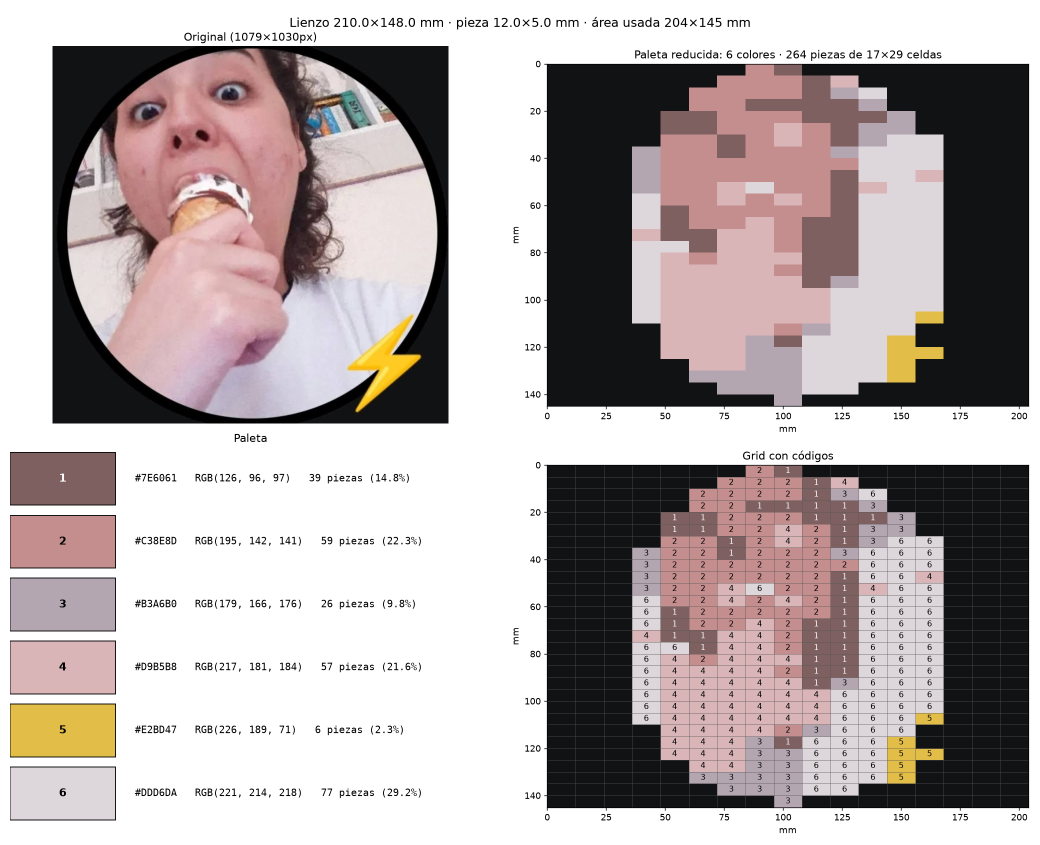
#> input picture pasta_output/helado_c210x148mm_p12x5_n6_contain_crop0-80-1079-1110_bg-auto_edges/preview.png, 2080 x 1690 px (shown at 1/2 size)
$ python pasta_mosaic.py ../pasta_output/helado_c210x148mm_p12x5_n6_contain_crop0-80-1079-1110_bg-auto_edges/preview.png --pasta-width 1.0 --pasta-height 1.0 --canvas-width 1.0 --canvas-height 1.0
#> lines starting #> are read from the running program, lines starting #| are printed output that depends on the picture
#!/usr/bin/env python3
"""
pasta_mosaic.py — Convierte una imagen en un mosaico de piezas de pasta.

1. Ajusta la imagen a la proporción del lienzo según --fit: recorta (crop),
   deforma (stretch) o reduce sin recortar rellenando con fondo (contain).
   Con --background las zonas de ese color (y el relleno) no llevan pasta:
   quedan como código 0 y se excluyen de K-Means.
2. Calcula cuántas piezas caben: columnas = canvas_width // pasta_width,
   filas = canvas_height // pasta_height.
3. Promedia el color de cada celda (una celda = una pieza de pasta).
4. Reduce la paleta con K-Means (en espacio CIELAB por defecto, más fiel a la
   percepción humana) y asigna un código 1..N a cada color, ordenado de
   oscuro a claro.
5. Genera previsualización, grid numerado en alta resolución, CSVs y
   config.json en una subcarpeta con nombre según la configuración.

Uso:
    python pasta_mosaic.py foto.jpg --colors 8 \
        --pasta-width 2.5 --pasta-height 1 \
        --canvas-width 100 --canvas-height 70 --unit cm

Dependencias:
    pip install numpy pillow matplotlib scikit-learn
"""

import argparse
import csv
import json
import math
import os
import re
import shlex
import sys

import numpy as np
from PIL import Image, ImageColor, ImageDraw, ImageFont
from scipy import ndimage
import matplotlib

matplotlib.use("Agg")
import matplotlib.pyplot as plt
from matplotlib.patches import Rectangle
from sklearn.cluster import KMeans


# --------------------------------------------------------------------------- #
# Utilidades de color
# --------------------------------------------------------------------------- #
def rgb_to_lab(rgb):
    """Convierte colores sRGB uint8 (N,3) a CIELAB (D65)."""
    c = rgb.astype(np.float64) / 255.0
    c = np.where(c > 0.04045, ((c + 0.055) / 1.055) ** 2.4, c / 12.92)
    m = np.array([[0.4124564, 0.3575761, 0.1804375],
                  [0.2126729, 0.7151522, 0.0721750],
                  [0.0193339, 0.1191920, 0.9503041]])
    xyz = (c @ m.T) / np.array([0.95047, 1.0, 1.08883])
    eps, k = 216 / 24389, 24389 / 27
    f = np.where(xyz > eps, np.cbrt(xyz), (k * xyz + 16) / 116)
    L = 116 * f[:, 1] - 16
    a = 500 * (f[:, 0] - f[:, 1])
    b = 200 * (f[:, 1] - f[:, 2])
    return np.stack([L, a, b], axis=1)


def text_color_for(rgb):
    """Negro o blanco según la luminosidad del fondo."""
    L = rgb_to_lab(np.array([rgb], dtype=np.uint8))[0, 0]
    return (0, 0, 0) if L > 55 else (255, 255, 255)


def to_hex(rgb):
    return "#{:02X}{:02X}{:02X}".format(*map(int, rgb))


# --------------------------------------------------------------------------- #
# Geometría del grid
# --------------------------------------------------------------------------- #
def compute_grid(canvas_w, canvas_h, pasta_w, pasta_h):
    cols = math.floor(canvas_w / pasta_w + 1e-9)
    rows = math.floor(canvas_h / pasta_h + 1e-9)
    if cols < 1 or rows < 1:
        raise ValueError("La pieza de pasta es más grande que el lienzo.")
    return cols, rows, cols * pasta_w, rows * pasta_h


def fit_image(img, target_aspect, mode, pad_color=(0, 0, 0)):
    """Iguala la proporción del lienzo útil.

    Devuelve (imagen, caja de la imagen original dentro del resultado o zona
    recortada, máscara de relleno). La máscara marca los píxeles añadidos por
    'contain', que nunca llevan pasta.
    """
    w, h = img.size
    no_pad = np.zeros((h, w), dtype=bool)
    if mode == "stretch":
        return img, (0, 0, w, h), no_pad
    if mode == "contain":
        if w / h > target_aspect:
            new_w, new_h = w, round(w / target_aspect)
        else:
            new_w, new_h = round(h * target_aspect), h
        left, top = (new_w - w) // 2, (new_h - h) // 2
        canvas = Image.new("RGB", (new_w, new_h), tuple(pad_color))
        canvas.paste(img, (left, top))
        pad = np.ones((new_h, new_w), dtype=bool)
        pad[top:top + h, left:left + w] = False
        return canvas, (0, 0, w, h), pad
    if w / h > target_aspect:
        new_w = round(h * target_aspect)
        left = (w - new_w) // 2
        box = (left, 0, left + new_w, h)
    else:
        new_h = round(w / target_aspect)
        top = (h - new_h) // 2
        box = (0, top, w, top + new_h)
    return img.crop(box), box, no_pad


# [7 lines left out: function detect_background, not called in this run]


def sample_cells(img, cols, rows, pad_mask, bg_rgb=None, bg_tol=12.0,
                 bg_coverage=0.5, bg_from_edges=False, ss=8):
    """Color medio de cada celda y máscara de celdas de fondo.

    Se sobremuestrea a ss×ss píxeles por celda para decidir qué parte de cada
    celda es fondo: una celda es fondo si su fracción de fondo >= bg_coverage,
    y si no, su color es la media solo de los píxeles que no son fondo (así
    los bordes no se oscurecen al mezclarse con el fondo).
    """
    size = (cols * ss, rows * ss)
    px = np.asarray(img.resize(size, Image.Resampling.BOX)).astype(np.float64)
    mask = np.asarray(Image.fromarray(pad_mask.astype(np.uint8) * 255)
                      .resize(size, Image.Resampling.BOX)) >= 128
    if bg_rgb is not None:
        dist = np.linalg.norm(rgb_to_lab(px.reshape(-1, 3))
                              - rgb_to_lab(np.array([bg_rgb])), axis=1)
        mask = mask | (dist.reshape(mask.shape) <= bg_tol)
    if bg_from_edges:
        # Solo cuenta como fondo lo conectado al borde (respeta pupilas, etc.)
        lbl, _ = ndimage.label(mask) # type: ignore
        edge = np.unique(np.concatenate([lbl[0], lbl[-1], lbl[:, 0], lbl[:, -1]]))
        mask = np.isin(lbl, edge[edge > 0])

    px = px.reshape(rows, ss, cols, ss, 3)
    fg = ~mask.reshape(rows, ss, cols, ss, 1)
    n_fg = fg.sum(axis=(1, 3))
    cells = np.where(n_fg > 0, (px * fg).sum(axis=(1, 3)) / np.maximum(n_fg, 1),
                     px.mean(axis=(1, 3)))
    is_bg = 1 - n_fg[..., 0] / (ss * ss) >= bg_coverage
    return cells.round().astype(np.uint8), is_bg


# --------------------------------------------------------------------------- #
# Cuantificación
# --------------------------------------------------------------------------- #
def quantize(cells, is_bg, n_colors, space="lab", seed=0):
    """K-Means solo sobre las celdas que llevan pasta. Fondo = código 0."""
    pixels = cells[~is_bg]
    if len(pixels) == 0:
        raise ValueError("Todas las celdas son fondo; revisa --background/--bg-tolerance.")
    n_unique = len(np.unique(pixels, axis=0))
    k = min(n_colors, n_unique)
    if k < n_colors:
        print(f"Aviso: solo hay {n_unique} colores distintos; se usarán {k}.")

    feats = rgb_to_lab(pixels) if space == "lab" else pixels.astype(np.float64)
    km = KMeans(n_clusters=k, n_init=10, random_state=seed).fit(feats)
    labels = km.labels_

    # Color de cada cluster = media RGB real de sus celdas
    palette = np.array([pixels[labels == i].mean(axis=0) for i in range(k)])
    palette = palette.round().astype(np.uint8)

    # Ordenar de oscuro a claro para que los códigos sean estables
    order = np.argsort(rgb_to_lab(palette)[:, 0])
    remap = np.empty(k, dtype=int)
    remap[order] = np.arange(k)
    palette = palette[order]
    codes = np.zeros(cells.shape[:2], dtype=int)
    codes[~is_bg] = remap[labels] + 1  # códigos 1..k
    return palette, codes


def codes_to_rgb(codes, palette, bg_rgb):
    """Imagen RGB del mosaico; el código 0 se pinta con el color de fondo."""
    return np.vstack([np.array([bg_rgb], dtype=np.uint8), palette])[codes]


# --------------------------------------------------------------------------- #
# Salidas
# --------------------------------------------------------------------------- #
def load_font(size):
    for name in ("DejaVuSans-Bold.ttf", "Arial Bold.ttf", "arialbd.ttf",
                 "DejaVuSans.ttf", "Arial.ttf"):
        try:
            return ImageFont.truetype(name, size)
        except OSError:
            pass
    try:
        return ImageFont.load_default(size=size)  # Pillow >= 10.1
    except TypeError:
        return ImageFont.load_default()


def render_grid_image(codes, palette, bg_rgb, pasta_w, pasta_h, min_cell_px=32,
                      numbers=True):
    """Grid en alta resolución respetando la proporción real de cada pieza."""
    scale = min_cell_px / min(pasta_w, pasta_h)
    cw, ch = max(1, round(pasta_w * scale)), max(1, round(pasta_h * scale))
    rows, cols = codes.shape
    img = Image.new("RGB", (cols * cw + 1, rows * ch + 1), (128, 128, 128))
    draw = ImageDraw.Draw(img)
    digits = len(str(len(palette)))
    font = load_font(max(6, int(min(ch * 0.55, cw * 0.9 / (0.6 * digits)))))
    for r in range(rows):
        for c in range(cols):
            code = int(codes[r, c])
            color = tuple(int(v) for v in (palette[code - 1] if code else bg_rgb))
            x0, y0 = c * cw, r * ch
            draw.rectangle([x0, y0, x0 + cw, y0 + ch], fill=color,
                           outline=(90, 90, 90))
            if numbers and code:
                draw.text((x0 + cw / 2, y0 + ch / 2), str(code),
                          fill=text_color_for(color), font=font, anchor="mm")
    return img


def save_csvs(out_dir, codes, palette, bg_rgb):
    with open(os.path.join(out_dir, "grid_codes.csv"), "w", newline="") as f:
        csv.writer(f).writerows(codes.tolist())
    all_counts = np.bincount(codes.ravel(), minlength=len(palette) + 1)
    counts = all_counts[1:]
    with open(os.path.join(out_dir, "palette.csv"), "w", newline="") as f:
        w = csv.writer(f)
        w.writerow(["codigo", "R", "G", "B", "hex", "piezas"])
        if all_counts[0]:
            w.writerow([0, *map(int, bg_rgb), to_hex(bg_rgb),
                        f"{int(all_counts[0])} (fondo, sin pasta)"])
        for i, (rgb, n) in enumerate(zip(palette, counts), start=1):
            w.writerow([i, *map(int, rgb), to_hex(rgb), int(n)])
    return counts


def render_preview(path, original, crop_box, codes, palette, counts, bg_rgb,
                   used_w, used_h, args):
    rows, cols = codes.shape
    n_pasta = int((codes > 0).sum())
    quant = codes_to_rgb(codes, palette, bg_rgb)
    extent = [0, used_w, used_h, 0]  # proporción física real

    fig, axes = plt.subplots(2, 2, figsize=(16, 13))
    (ax_o, ax_q), (ax_p, ax_g) = axes

    # 1. Original (con zona de recorte marcada)
    ax_o.imshow(original)
    x0, y0, x1, y1 = crop_box
    if (x1 - x0, y1 - y0) != original.size:
        ax_o.add_patch(Rectangle((x0, y0), x1 - x0, y1 - y0, fill=False,
                                 ec="red", lw=2, ls="--"))
    ax_o.set_title(f"Original ({original.width}×{original.height}px)")
    ax_o.axis("off")

    # 2. Paleta reducida a resolución de piezas
    ax_q.imshow(quant, extent=extent, interpolation="nearest")
    ax_q.set_title(f"Paleta reducida: {len(palette)} colores · "
                   f"{n_pasta} piezas de {cols}×{rows} celdas")
    ax_q.set_xlabel(args.unit)
    ax_q.set_ylabel(args.unit)

    # 3. Paleta de colores
    n = len(palette)
    ax_p.set_xlim(0, 10)
    ax_p.set_ylim(n, 0)
    for i, (rgb, cnt) in enumerate(zip(palette, counts)):
        ax_p.add_patch(Rectangle((0, i + 0.08), 2.2, 0.84,
                                 color=np.array(rgb) / 255, ec="black"))
        ax_p.text(1.1, i + 0.5, str(i + 1), ha="center", va="center",
                  fontsize=12, fontweight="bold",
                  color=np.array(text_color_for(rgb)) / 255)
        ax_p.text(2.6, i + 0.5,
                  f"{to_hex(rgb)}   RGB{tuple(map(int, rgb))}   "
                  f"{int(cnt)} piezas ({100 * cnt / n_pasta:.1f}%)",
                  va="center", fontsize=11, family="monospace")
    ax_p.set_title("Paleta")
    ax_p.axis("off")

    # 4. Grid con códigos
    ax_g.imshow(quant, extent=extent, interpolation="nearest")
    for c in range(cols + 1):
        ax_g.axvline(c * args.pasta_width, color="#555", lw=0.4)
    for r in range(rows + 1):
        ax_g.axhline(r * args.pasta_height, color="#555", lw=0.4)
    if cols * rows <= 3000:
        # Tamaño de celda en pantalla (≈6.5" de caja por subplot)
        box = 6.5
        disp_w = box * min(1, used_w / used_h)
        disp_h = box * min(1, used_h / used_w)
        cell_w_pt, cell_h_pt = disp_w / cols * 72, disp_h / rows * 72
        digits = len(str(len(palette)))
        fs = max(2, min(11, cell_h_pt * 0.75, cell_w_pt * 0.85 / (0.6 * digits)))
        for r in range(rows):
            for c in range(cols):
                code = int(codes[r, c])
                if not code:
                    continue
                ax_g.text((c + 0.5) * args.pasta_width,
                          (r + 0.5) * args.pasta_height, str(code),
                          ha="center", va="center", fontsize=fs,
                          color=np.array(text_color_for(palette[code - 1])) / 255)
        ax_g.set_title("Grid con códigos")
    else:
        ax_g.set_title("Grid (demasiadas celdas para numerar aquí: "
                       "ver grid_codes.png)")
    ax_g.set_xlabel(args.unit)
    ax_g.set_ylabel(args.unit)

    fig.suptitle(
        f"Lienzo {args.canvas_width}×{args.canvas_height} {args.unit} · "
        f"pieza {args.pasta_width}×{args.pasta_height} {args.unit} · "
        f"área usada {used_w:g}×{used_h:g} {args.unit}", fontsize=14)
    fig.tight_layout()
    fig.savefig(path, dpi=130)
    plt.close(fig)


def run_name(args):
    """Nombre de carpeta a partir de la imagen y la configuración usada.

    Siempre incluye lienzo, pieza, colores y ajuste; el resto solo si difiere
    del valor por defecto, para que el nombre no crezca sin necesidad.
    """
    g = "{:g}".format
    parts = [os.path.splitext(os.path.basename(args.image))[0],
             f"c{g(args.canvas_width)}x{g(args.canvas_height)}{args.unit}",
             f"p{g(args.pasta_width)}x{g(args.pasta_height)}",
             f"n{args.colors}", args.fit]
    if args.crop:
        parts.append("crop" + args.crop.replace(",", "-"))
    if args.background:
        parts.append("bg-" + args.background.lstrip("#"))
        if args.bg_tolerance != 12.0:
            parts.append(f"tol{g(args.bg_tolerance)}")
        if args.bg_coverage != 0.5:
            parts.append(f"cov{g(args.bg_coverage)}")
        if args.bg_from_edges:
            parts.append("edges")
    if args.space != "lab":
        parts.append(args.space)
    if args.seed != 0:
        parts.append(f"seed{args.seed}")
    return re.sub(r"[^\w.+-]", "-", "_".join(parts))


def save_config(out_dir, args, bg_rgb):
    """Guarda los parámetros y el comando exacto para poder repetir la salida."""
    cfg = dict(vars(args))
    cfg["background_rgb"] = None if bg_rgb is None else to_hex(bg_rgb)
    cfg["command"] = shlex.join([sys.executable, *sys.argv])
    with open(os.path.join(out_dir, "config.json"), "w") as f:
        json.dump(cfg, f, indent=2, ensure_ascii=False)


# --------------------------------------------------------------------------- #
# Main
# --------------------------------------------------------------------------- #
def main():
    p = argparse.ArgumentParser(description="Mosaico de pasta a partir de una imagen.")
    p.add_argument("image", help="Imagen de entrada")
    p.add_argument("-n", "--colors", type=int, default=8, help="Nº de colores de la paleta (def. 8)")
    p.add_argument("--pasta-width", type=float, required=True, help="Ancho real de la pieza")
    p.add_argument("--pasta-height", type=float, required=True, help="Alto real de la pieza")
    p.add_argument("--canvas-width", type=float, required=True, help="Ancho del lienzo")
    p.add_argument("--canvas-height", type=float, required=True, help="Alto del lienzo")
    p.add_argument("--unit", default="cm", help="Unidad de medida (solo etiqueta, def. cm)")
    p.add_argument("--fit", choices=["crop", "stretch", "contain"], default="crop",
                   help="crop: recorta al centro para no deformar (def.); stretch: deforma; "
                        "contain: reduce la imagen entera y rellena el resto con fondo")
    p.add_argument("--crop", metavar="L,T,R,B",
                   help="Recorte previo en píxeles de la imagen original")
    p.add_argument("--background", metavar="COLOR",
                   help="Color de fondo pintado en el lienzo: 'auto' (bordes de la imagen), "
                        "'#RRGGBB' o nombre. Las celdas de ese color no llevan pasta")
    p.add_argument("--bg-tolerance", type=float, default=12.0,
                   help="Distancia CIELAB máxima al color de fondo (def. 12)")
    p.add_argument("--bg-coverage", type=float, default=0.5,
                   help="Fracción mínima de fondo para que una celda sea fondo (def. 0.5)")
    p.add_argument("--bg-from-edges", action="store_true",
                   help="Solo es fondo lo conectado al borde de la imagen "
                        "(evita quitar zonas oscuras interiores)")
    p.add_argument("--space", choices=["lab", "rgb"], default="lab",
                   help="Espacio de color para el clustering (def. lab)")
    p.add_argument("--seed", type=int, default=0, help="Semilla de K-Means")
    p.add_argument("--cell-px", type=int, default=32, help="Píxeles mínimos por celda en grid_codes.png")
    p.add_argument("-o", "--out", default="pasta_output",
                   help="Carpeta base de salida (def. pasta_output)")
    p.add_argument("--name",
                   help="Nombre de la subcarpeta de esta ejecución "
                        "(def. generado a partir de la imagen y la configuración)")
    args = p.parse_args()

    if args.colors < 1:
        p.error("--colors debe ser >= 1")
    out_dir = os.path.join(args.out, args.name or run_name(args))
    os.makedirs(out_dir, exist_ok=True)

    original = Image.open(args.image).convert("RGB")
    if args.crop:
        try:
            original = original.crop(tuple(int(v) for v in args.crop.split(","))) # type: ignore
        except ValueError:
            p.error("--crop debe ser L,T,R,B en píxeles")
    if args.background is None:
        bg_rgb = None
    elif args.background == "auto":
        bg_rgb = detect_background(original)
    else:
        try:
            bg_rgb = np.array(ImageColor.getrgb(args.background)[:3], dtype=np.uint8)
        except ValueError:
            p.error(f"Color de fondo no válido: {args.background}")
    # Color con el que se dibuja el relleno/fondo en las salidas
    draw_bg = bg_rgb if bg_rgb is not None else np.array([255, 255, 255], dtype=np.uint8)

    cols, rows, used_w, used_h = compute_grid(args.canvas_width, args.canvas_height,
                                              args.pasta_width, args.pasta_height)
    fitted, crop_box, pad_mask = fit_image(original, used_w / used_h, args.fit, draw_bg)
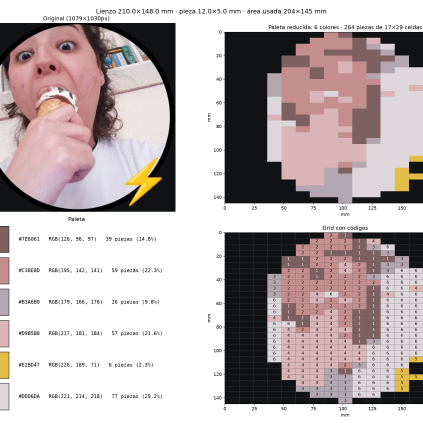
#> fitted: PIL image 1690x1690 RGB (shown at 1/4 size); mean R, G, B 186.7, 175.7, 175.9
#> pad_mask: shape (1690, 2080) bool; every value is 0
#> crop_box = (195, 0, 1885, 1690)
    cells, is_bg = sample_cells(fitted, cols, rows, pad_mask, bg_rgb, args.bg_tolerance,
                                args.bg_coverage, args.bg_from_edges)
#> in sample_cells, `n_fg = fg.sum(axis=(1, 3))`: n_fg = [64]
#> in sample_cells, `cells = np.where(n_fg > 0, (px * fg).sum(axis=(1, 3)) / np.maximum(n_f..`: cells = [[186.7, 175.7, 175.9]]
#> in sample_cells, `is_bg = 1 - n_fg[..., 0] / (ss * ss) >= bg_coverage`: is_bg = [False]
#> cells = [[187, 176, 176]]; is_bg = [False]
    palette, codes = quantize(cells, is_bg, args.colors, args.space, args.seed)
#> in quantize, `pixels = cells[~is_bg]`: pixels = [[187, 176, 176]]
#> in quantize, `n_unique = len(np.unique(pixels, axis=0))`: n_unique = 1
#| Aviso: solo hay 1 colores distintos; se usarán 1.
#> in rgb_to_lab, `c = rgb.astype(np.float64) / 255.0`: c = [[0.733, 0.69, 0.69]]
#> in rgb_to_lab, `c = np.where(c > 0.04045, ((c + 0.055) / 1.055) ** 2.4, c / 12.92)`: c = [[0.497, 0.434, 0.434]]
#> in rgb_to_lab, `xyz = (c @ m.T) / np.array([0.95047, 1.0, 1.08883])`: xyz = [[0.461, 0.448, 0.435]]
#> in rgb_to_lab, `f = np.where(xyz > eps, np.cbrt(xyz), (k * xyz + 16) / 116)`: f = [[0.773, 0.765, 0.758]]
#> in rgb_to_lab, `L = 116 * f[:, 1] - 16`: L = [72.73]
#> in rgb_to_lab, `a = 500 * (f[:, 0] - f[:, 1])`: a = [3.92]
#> in rgb_to_lab, `b = 200 * (f[:, 1] - f[:, 2])`: b = [1.41]
#> in quantize, `feats = rgb_to_lab(pixels) if space == "lab" else pixels.astype(np.flo..`: feats = [[72.73, 3.92, 1.41]]
#> in quantize, `labels = km.labels_`: labels = [0]
#> in quantize, `palette = np.array([pixels[labels == i].mean(axis=0) for i in range(k)])`: palette = [[187, 176, 176]]
#> in quantize, `order = np.argsort(rgb_to_lab(palette)[:, 0])`: order = [0]
#> palette = [[187, 176, 176]]; codes = [1]

    save_config(out_dir, args, bg_rgb)
    counts = save_csvs(out_dir, codes, palette, draw_bg)
#> in save_csvs, `all_counts = np.bincount(codes.ravel(), minlength=len(palette) + 1)`: all_counts = [0, 1]
#> in save_csvs, `counts = all_counts[1:]`: counts = [1]
#> the loop in save_csvs, `for i, (rgb, n) in enumerate(zip(palette, counts), start=1):` made 1 pass
#> (i, rgb, n) on pass 1: (1, [187, 176, 176], 1)
#> counts = [1]
    render_grid_image(codes, palette, draw_bg, args.pasta_width, args.pasta_height,
                      args.cell_px, numbers=True).save(os.path.join(out_dir, "grid_codes.png"))
#> in render_grid_image, `digits = len(str(len(palette)))`: digits = 1
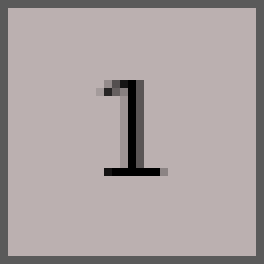
#> saved as grid_codes.png: PIL image 33x33 RGB (shown 8 times larger); mean R, G, B 170.7, 161.3, 161.3
    render_grid_image(codes, palette, draw_bg, args.pasta_width, args.pasta_height,
                      args.cell_px, numbers=False).save(os.path.join(out_dir, "mosaic.png"))
#> (the rest of the program and of its run is left out)
